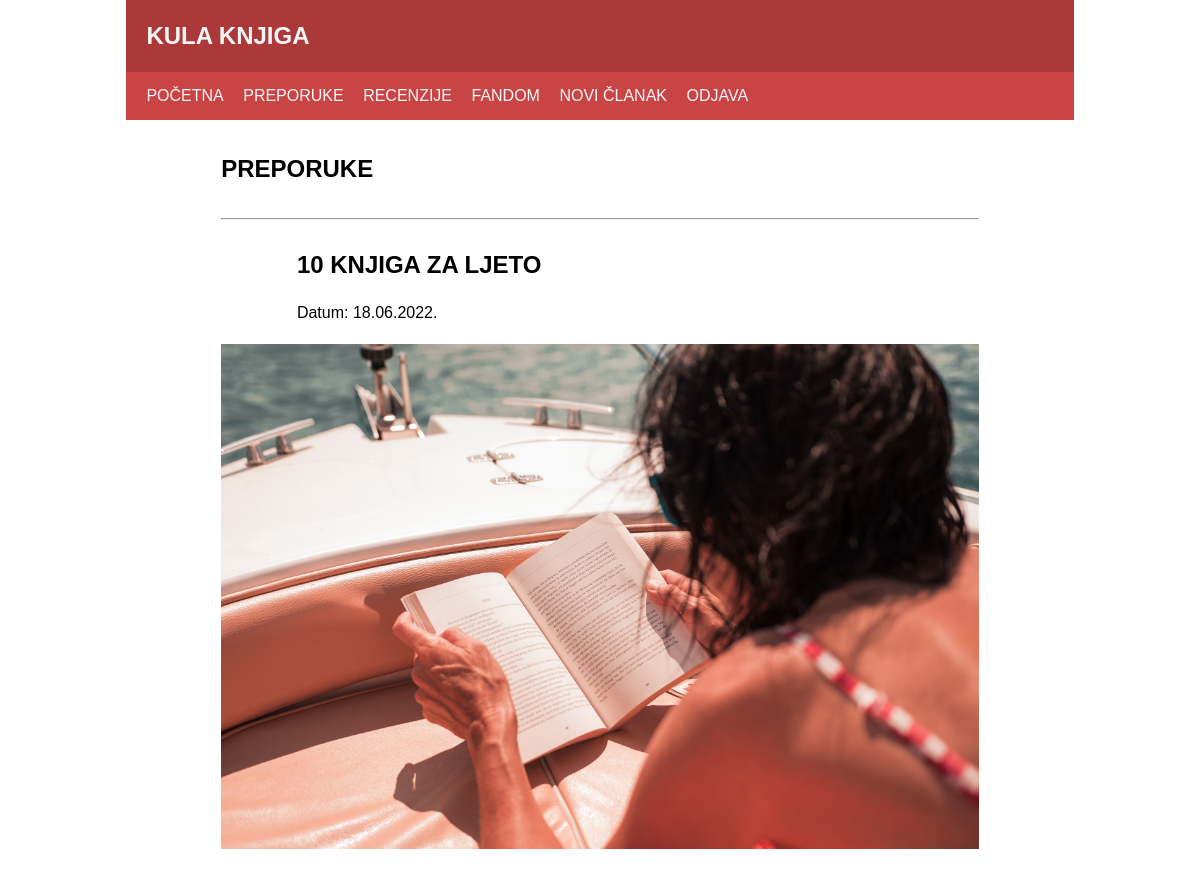
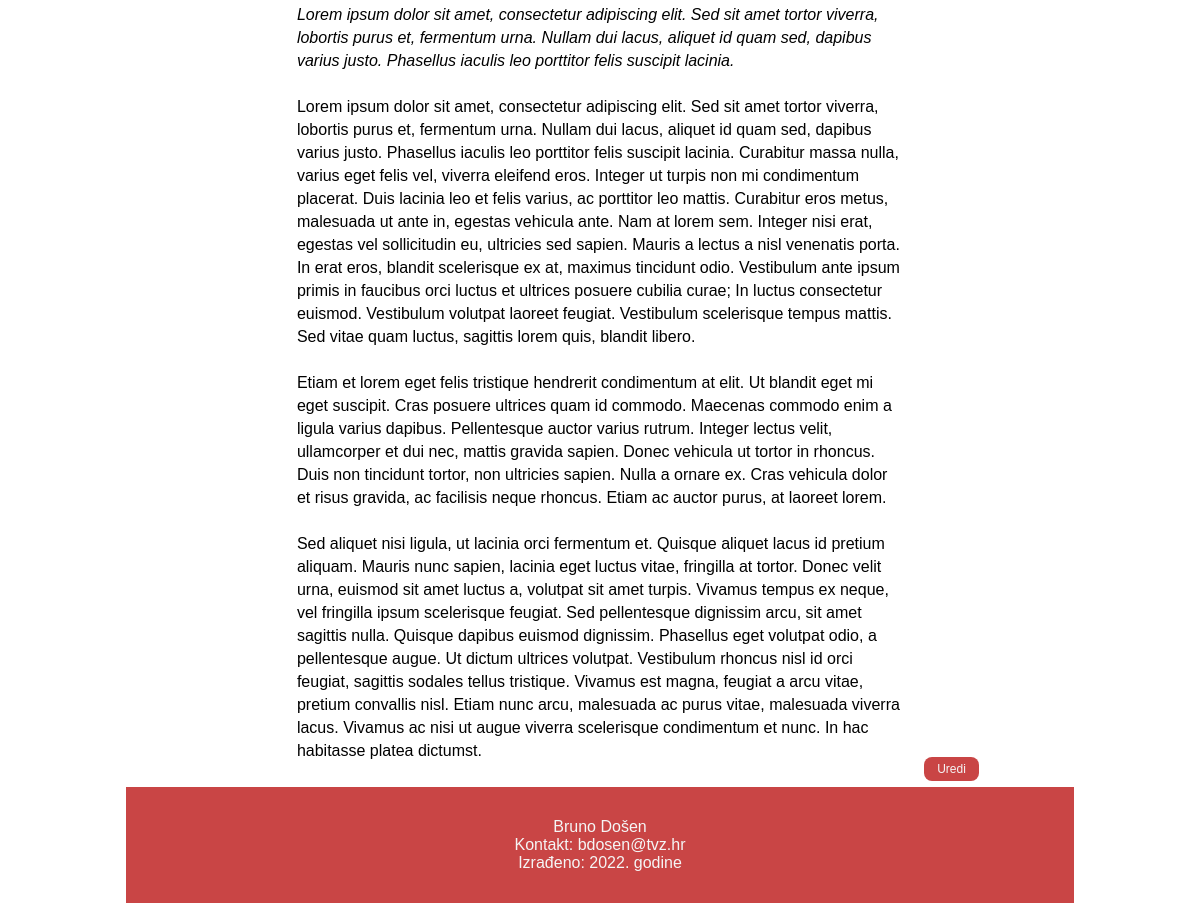
/clanak.php?id=14, run on the app's committed database (2 pictures, top to bottom).
### tables this page shows
CREATE TABLE `clanci` (
  `id` int(11) NOT NULL,
  `datum` varchar(32) NOT NULL,
  `naslov` varchar(32) NOT NULL,
  `sazetak` text NOT NULL,
  `sadrzaj` text NOT NULL,
  `fotografija` varchar(54) NOT NULL,
  `kategorija` varchar(64) NOT NULL,
  `arhiva` tinyint(1) NOT NULL
);

### clanak.php (the view, shortened to what this page needs)
<?php
    include 'connect.php';
?>
<!DOCTYPE html>
<html>
    <head>
        <link rel="stylesheet" type="text/css" href="style.css">
    </head>
    <body>
        <div class="wrapper">
            <header>
                <section class="logo">
                    <h1>Kula knjiga</h1>
                </section>
                <section>
                    <nav>
                        <ul>
                            <li><a href="home.php">Početna</a></li>
                            <li><a href="kategorija.php?id=preporuke">Preporuke</a></li>
                            <li><a href="kategorija.php?id=recenzije">Recenzije</a>
                            <li><a href="kategorija.php?id=fandom">Fandom</a></li>
                            <li><a href="unos.php">Novi članak</a></li>
                            <li><a href="index.php">Odjava</a></li>
                        </ul>
                    </nav>
                </section>
            </header>
            <main class="wrapper">
                <?php
                    $id = $_GET['id'];
                    $query = "SELECT * FROM clanci WHERE arhiva=0 AND id='$id'";
                    $result = mysqli_query($dbc, $query);
                        while($row = mysqli_fetch_array($result)) {
                            echo '<h2>'. $row['kategorija'] .'</h2>';
                            echo '<hr>';
                            echo '<article>';
                                echo '<h2 class="clanak_tekst">'. $row['naslov'] .'</h2>';
                                echo '<p class="clanak_tekst">Datum: '. $row['datum'] .'</p>';
                                echo '<div class="clanak_banner">';
                                    echo '<img src="images/'. $row['fotografija'] .'">';
                                echo '</div>';
                                echo '<p class="clanak_tekst"><i>'. $row['sazetak'] .'</i><br><br>';
                                echo $row['sadrzaj'] .'</p>';
                                echo '<a href="administracija.php?id='. $row['id'] .'"><span class="edit_gumb">Uredi</span></a>';
                            echo '</article>';
                        }
                ?>
            </main>
            <footer>
                <p>Bruno Došen<br>
                    Kontakt: bdosen@tvz.hr<br>
                    Izrađeno: 2022. godine</p>
            </footer>
        </div>
    </body>
</html>

### style.css (style rules this page uses)
body { margin-top: 0; margin-bottom: 0; font-family: Arial, Helvetica, sans-serif; }
.wrapper { width: 80%; margin: 0 auto; color: black; }
header { position: relative; top: 0; text-transform: uppercase; }
.logo { background-color: #ab3939; color: whitesmoke; padding: 2px 20px; }
nav, footer { padding: 15px 20px; }
nav { background-color: #c94545; }
ul { list-style-type: none; margin: 0; padding: 0; }
li { display: inline; padding-right: 15px; width: 5%; }
nav a:link, a:visited { color: whitesmoke; text-decoration: none; }
main { padding: 0 20px; }
hr, .date { color: gray; }
img { width: 100%; }
h2 { margin: 35px 0; text-transform: uppercase; }
.edit_gumb { position: relative; bottom: 0; float: right; background-color: #c94545; padding: 5px 13px; color: whitesmoke; border-radius: 8px; font-size: 75%; text-align: center; margin-top: -5px; }
footer { position: relative; bottom: 0; margin-top: 25px; background-color: #c94545; color: whitesmoke; text-align: center; }
.clanak_tekst { width: 80%; margin: 0 auto; word-wrap: break-word; padding-top: 25px; line-height: 23px; }
.clanak_banner { margin-top: 20px; }
::placeholder { font-family: Arial, Helvetica, sans-serif; }

### data on the page
clanci: kategorija "PREPORUKE", naslov "10 KNJIGA ZA LJETO", datum "18.06.2022.", fotografija (picture), sazetak "Lorem ipsum dolor sit amet, consectetur adipiscing elit. Sed sit amet tortor viverra, lobortis purus et, fermentum urna. Nullam dui lacus, aliquet id quam sed, dapibus varius justo. Phasellus iaculis leo porttitor felis suscipit lacinia.", sadrzaj "Lorem ipsum dolor sit amet, consectetur adipiscing elit. Sed sit amet tortor viverra, lobortis purus et, fermentum urna. Nullam dui lacus, aliquet id quam sed, dapibus varius justo. Phasellus iaculis leo porttitor felis suscipit lacinia. Curabitur massa nulla, varius eget felis vel, viverra eleifend eros. Integer ut turpis non mi condimentum placerat. Duis lacinia leo et felis varius, ac porttitor leo mattis. Curabitur eros metus, malesuada ut ante in, egestas vehicula ante. Nam at lorem sem. Integer nisi erat, egestas vel sollicitudin eu, ultricies sed sapien. Mauris a lectus a nisl venenatis porta. In erat eros, blandit scelerisque ex at, maximus tincidunt odio. Vestibulum ante ipsum…"
